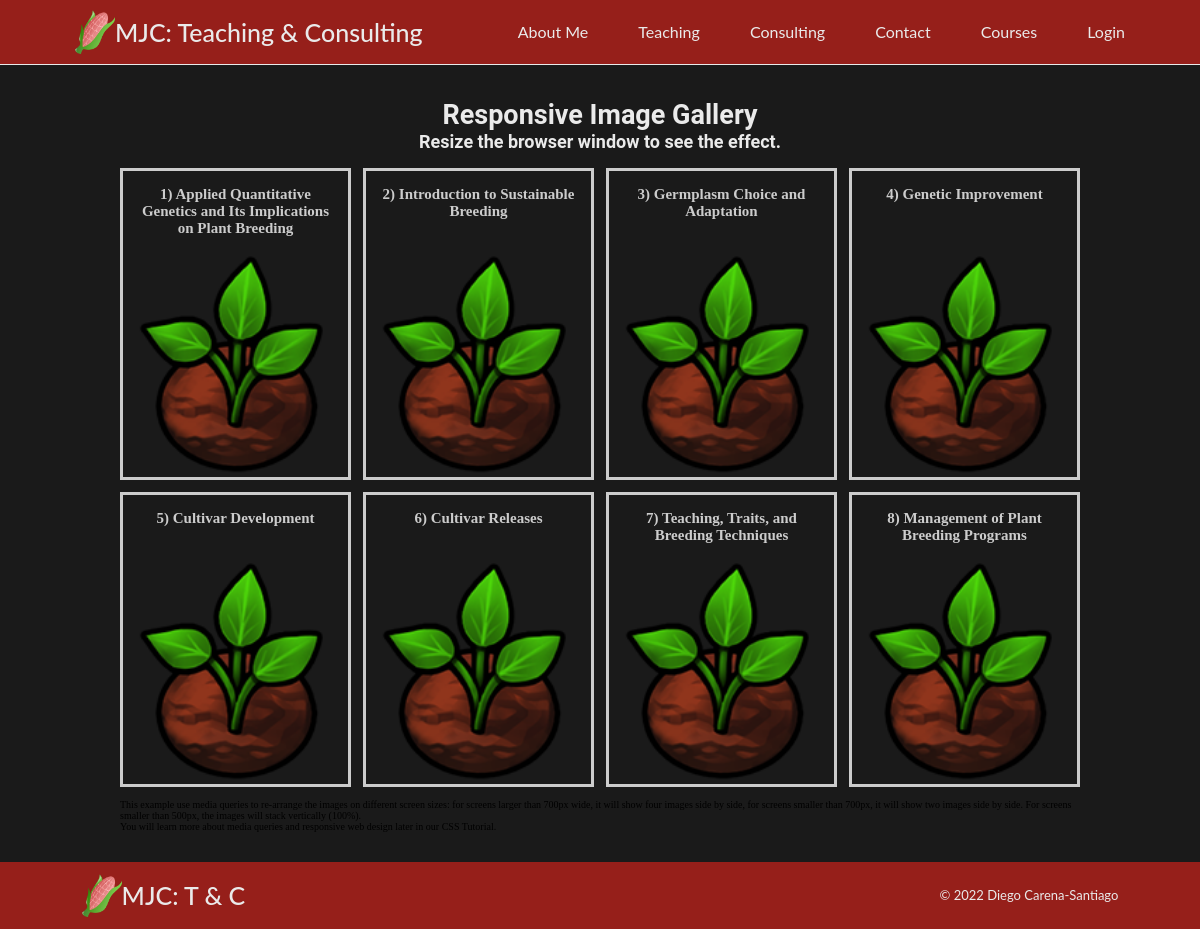
/courses.php, run on the app's committed database.
### tables this page shows
CREATE TABLE `courses` (
  `id` int(11) NOT NULL,
  `title` varchar(100) DEFAULT NULL,
  `objectives` text DEFAULT NULL,
  `description` text DEFAULT NULL,
  `img` varchar(20) DEFAULT NULL,
  `prereq` text DEFAULT NULL
);

### courses.php (the view, shortened to what this page needs)
<html lang="en">
    <head>
        <link rel="stylesheet" href="css/courses.css" />
        <link rel="stylesheet" href="css/style.css" />
    </head>
    <body>
      <?php include('components/header.php');?>
        <div class="section">
        <div class="wrapper">
            <div class="span_3_of_3">
                <h2>Responsive Image Gallery</h2>
                <h4>Resize the browser window to see the effect.</h4>
            </div>
<?php
    include('setup.php');
    $sql = "Select * from courses";
    $result = $conn->query($sql);
if ($result->num_rows > 0) {
  while($row = $result->fetch_assoc()) {
        $courseid = $row["id"];
        $title = $row["title"];
        $img = $row["img"];
?>
<div class="responsive">
  <div class="gallery">
    <a target="_blank" href="details.php?courseid=<?php print $courseid;?>">
            <div class="desc">
        <h2><?php print $courseid ?>) <?php print $title;?></h2>
      </div>
      <img src="images/<?php print $img;?>" alt="<?php print $title;?>">
    </a>
  </div>
</div>
<?php
  }
} else {
  echo "0 results";
}
    ?>
<div class="clearfix"></div>
<div style="padding:6px;">
  <p>This example use media queries to re-arrange the images on different screen sizes: for screens larger than 700px wide, it will show four images side by side, for screens smaller than 700px, it will show two images side by side. For screens smaller than 500px, the images will stack vertically (100%).</p>
  <p>You will learn more about media queries and responsive web design later in our CSS Tutorial.</p>
</div>
        </div>
        </div>
        <footer>
            <?php include('components/footer.php');?>
        </footer>
    </body>
</html>

### css/courses.css (style rules this page uses)
div.gallery { border: 3px solid #ccc; }
div.gallery img { width: 100%; height: auto; }
div.desc { padding: 15px; text-align: center; color: #ccc; }
.responsive { padding: 6 6 6 6; float: left; width: 24.99999%; }
.clearfix:after { content: ""; display: table; clear: both; }

### css/style.css (style rules this page uses)
:root { --dl-color-paleyellow: #fffef3ff; --dl-color-red: #961f1aff; --dl-color-grey: #cbcbcbff; --dl-color-black: #1a1a1aff; --dl-color-green: #7c7d5bff; --dl-color-white: #eaeaeaff; }
* { margin: 0; padding: 0; box-sizing: border-box; }
.section { clear: both; padding: 0px; margin: 0px; width: 100%; height: auto; background-color: var(--dl-color-black); padding-left: 5%; padding-right: 5%; overflow: hidden; padding-top: 2%; padding-bottom: 2%; }
.span_3_of_3 { width: 100%; font-size: 1.8rem; font-family: 'Roboto', sans-serif; text-align: center; color: var(--dl-color-white); padding: 1rem; }
body { width: 100%; height: 100%; }
html { font-size: 62.5%; }
a { text-decoration: none; }
.wrapper { width: 90%; height: auto; margin: auto; clear: both; overflow: auto; }
footer { font-family: 'Lato', sans-serif; width: 100%; justify-content: space-between; background-color: var(--dl-color-red); padding-top: .5%; padding-bottom: .5%; clear: both; }

### data on the page
courses: id "1", title "Applied Quantitative Genetics and Its Implications on Plant Breeding", img (picture)
courses: id "2", title "Introduction to Sustainable Breeding", img (picture)
courses: id "3", title "Germplasm Choice and Adaptation", img (picture)
courses: id "4", title "Genetic Improvement", img (picture)
courses: id "5", title "Cultivar Development", img (picture)
courses: id "6", title "Cultivar Releases", img (picture)
courses: id "7", title "Teaching, Traits, and Breeding Techniques", img (picture)
courses: id "8", title "Management of Plant Breeding Programs", img (picture)
